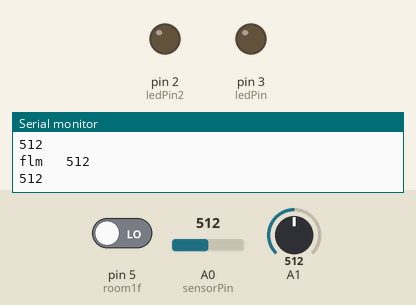
Recording of a sketch running on a simulated Arduino Uno, built with avr-gcc and run on an emulated ATmega328P. Parts: output pins drawn as LEDs (lit = HIGH), the last lines printed to the serial monitor. The test bench sets the inputs (shaded band); at power-on: A0 (sensorPin) = 512, A1 = 512, pin 5 (room1f) LOW. Storage starts empty; the audio player accepts every command and is not drawn.

Above: at 1.2 s.
1.3 s: A0 (sensorPin) set to 317
4.3 s: A0 (sensorPin) set to 289
At 4.9 s:
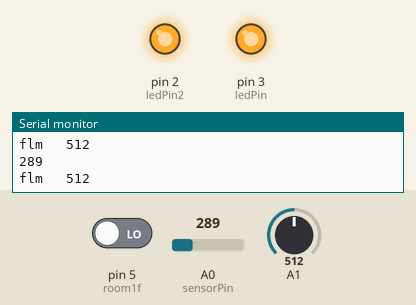
5.8 s: A1 set to 319
7.3 s: A1 set to 282
Timing chart, 0 to 9.8 s (numbered marks = the images above; inputs shaded):
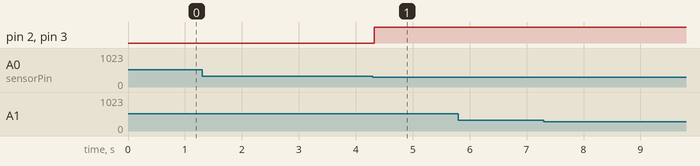

Measured:
- the behaviour switches between 301 and 300 on A0 (sensorPin) (found by bisection; images 0 and 1)
- after the input at 4.3 s, pin 2 (ledPin2), pin 3 (ledPin): LOW → HIGH at once

The sketch:

code.ino
```cpp
/*
Arduino Based Music Player

 This example shows how to play three songs from SD card by pressing a push button

 The circuit:
 * Push Button on pin 2 and 3
 * Audio Out - pin 9
 * SD card attached to SPI bus as follows:
 ** MOSI - pin 11
 ** MISO - pin 12
 ** CLK - pin 13
 ** CS - pin 4

 created  25 Jun 2017
 by Aswinth Raj

 This example code was created for CircuitDigest.com

 */

#include "SD.h" //Lib to read SD card
#include "TMRpcm.h" //Lib to play auido
#include "SPI.h" //SPI lib for SD card

#define SD_ChipSelectPin 4 //Chip select is pin number 4 or 53
TMRpcm music; //Lib object is named "music"

int sensorPin = A0;    // select the input pin for the potentiometer
int ledPin = 3;
int ledPin2 = 2;
int room1f = 5;
int sensorValue = 0;


void setup(){


pinMode(ledPin, OUTPUT);
pinMode(ledPin2, OUTPUT);
pinMode(room1f, INPUT);

music.speakerPin = 9; //Auido out on pin 9
Serial.begin(9600); //Serial Com for debugging
if (!SD.begin(SD_ChipSelectPin)) {
Serial.println("SD fail");
return;
}
else
{
  Serial.println("SD is ok");
}
  //pinMode(SD_ChipSelectPin, OUTPUT);
music.setVolume(6);    //   0 to 7. Set volume level
music.quality(1);        //  Set 1 for 2x oversampling Set 0 for normal    1 dela sound hoyna
music.volume(0);        //   1(up) or 0(down) to control volume
//music.play("filename",30); plays a file starting at 30 seconds into the track
//music.play("test.wav");
}

void loop()
{
  sensorValue = analogRead(sensorPin);
  Serial.println(sensorValue);
  Serial.print("flm   ");
  Serial.println(analogRead(A1));
if(sensorValue <= 300)
  {
     digitalWrite(ledPin, HIGH);
     digitalWrite(ledPin2, HIGH);
  }

  else
  {
     digitalWrite(ledPin, LOW);
     digitalWrite(ledPin2, LOW);
  }


  if(analogRead(A1) <= 300)
  {
   Serial.println("fireroom");
    music.play("fire.wav"); //Play song 1 from 10th second
    delay(5000);
  }

  if(digitalRead(room1f) == HIGH)
  {
    Serial.println("fireroom");
    music.play("Human.wav"); //Play song 1 from 10th second
    delay(5000);
  }

}
```
